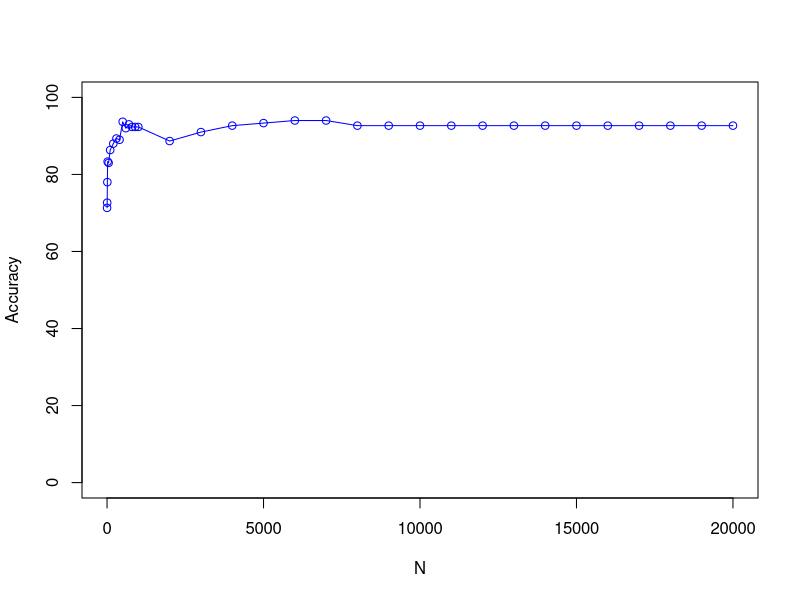

Source code (R):
 x <- c(1, 5, 10, 20, 50, 100, 200, 300, 400, 500, 600, 700, 800, 900, 1000, 2000, 3000, 4000, 5000, 6000, 7000, 8000, 9000, 10000, 11000, 12000, 13000, 14000, 15000, 16000, 17000, 18000, 19000, 20000)
 y <- c(71.33, 72.67, 78.00, 83.33, 83.00, 86.33, 88.00, 89.33, 89.00, 93.67, 92.00, 93.00, 92.33, 92.33, 92.33, 88.67, 91.00, 92.67, 93.33, 94.00, 94.00, 92.67, 92.67, 92.67, 92.67, 92.67, 92.67, 92.67, 92.67, 92.67, 92.67, 92.67, 92.67, 92.67)

plot(x, y, type='o', pch=1, col="blue", xlab="N", ylab="Accuracy", ylim=c(0, 100), xlim=c(0,20000))